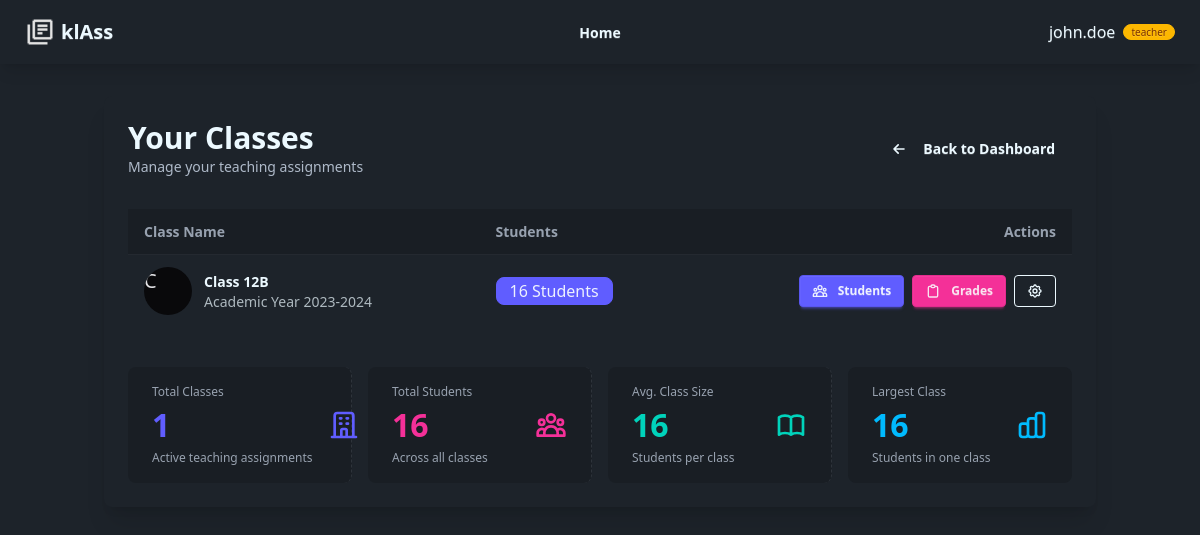
Screenshot of /teacher/classes (signed in) with the database file from the repository.
### tables this page shows
CREATE TABLE classes (
    id INT AUTO_INCREMENT PRIMARY KEY,
    teacher_id INT UNIQUE,
    class_name VARCHAR(100) NOT NULL,
    FOREIGN KEY (teacher_id) REFERENCES users(id) ON DELETE CASCADE
);

### controllers/TeacherController.php (called while the page is built, shortened)
<?php
require_once "models/Teacher.php";
class TeacherController
{
    public function classes()
    {
        $classes = Teacher::getTeacherClasses($_SESSION['user_id']);
        require_once "views/teacher/classes.view.php";
    }
}

### dataBase.php (called while the page is built)
<?php
class Database
{
    private $config = [
        "host" => "127.0.0.1",
        "port" => 3306,
        "dbname" => "grades",
        "charset" => "utf8mb4",
        "user" => "root",
        "password" => ""
    ];
    private $pdo;
    public function __construct()
    {
        $dsn = "mysql:" . http_build_query($this->config, "", ";");
        $this->pdo = new PDO($dsn);
        $this->pdo->setAttribute(PDO::ATTR_DEFAULT_FETCH_MODE, PDO::FETCH_ASSOC);
    }
    public function query($sql, $params = [])
    {
        $statement = $this->pdo->prepare($sql);
        $statement->execute($params);
        return $statement;
    }
}

### models/Teacher.php (called while the page is built, shortened)
<?php
class Teacher extends Model
{
    public static function getTeacherClasses($teacher_id)
    {
        $sql = "SELECT c.*,
                (SELECT COUNT(*) FROM students WHERE class_id = c.id) as student_count
                FROM classes c
                WHERE c.teacher_id = :teacher_id";
        return self::$db->query($sql, [":teacher_id" => $teacher_id])->fetchAll();
    }
}

### views/teacher/classes.view.php (the view, shortened to what this page needs)
<?php require_once "views/partials/header.view.php"; ?>
<div class="container mx-auto p-4">
    <div class="card bg-base-100 shadow-xl" data-aos="fade-up">
        <div class="card-body">
            <div class="flex flex-col md:flex-row justify-between items-start md:items-center gap-4 mb-6">
                <div>
                    <h2 class="card-title text-3xl font-bold">Your Classes</h2>
                    <p class="text-base-content/70">Manage your teaching assignments</p>
                </div>
                <div class="flex gap-2">
                    <a href="/teacher/dashboard" class="btn btn-ghost">
                        <svg xmlns="http://www.w3.org/2000/svg" class="h-5 w-5 mr-2" fill="none" viewBox="0 0 24 24" stroke="currentColor">
                            <path stroke-linecap="round" stroke-linejoin="round" stroke-width="2" d="M11 17l-5-5m0 0l5-5m-5 5h12" />
                        </svg>
                        Back to Dashboard
                    </a>
                </div>
            </div>
            <?php if (!empty($classes)): ?>
                <div class="overflow-x-auto">
                    <table class="table table-zebra w-full">
                        <thead>
                            <tr>
                                <th class="bg-base-200">Class Name</th>
                                <th class="bg-base-200">Students</th>
                                <th class="bg-base-200 text-right">Actions</th>
                            </tr>
                        </thead>
                        <tbody>
                            <?php foreach ($classes as $class): ?>
                                <tr>
                                    <td>
                                        <div class="flex items-center space-x-3">
                                            <div class="avatar placeholder">
                                                <div class="bg-neutral text-neutral-content rounded-full w-12">
                                                    <span class="text-xl"><?php echo substr($class['class_name'], 0, 1); ?></span>
                                                </div>
                                            </div>
                                            <div>
                                                <div class="font-bold"><?php echo htmlspecialchars($class['class_name']); ?></div>
                                                <div class="text-sm opacity-70">Academic Year 2023-2024</div>
                                            </div>
                                        </div>
                                    </td>
                                    <td>
                                        <div class="badge badge-primary badge-lg"><?php echo $class['student_count']; ?> Students</div>
                                    </td>
                                    <td>
                                        <div class="flex justify-end gap-2">
                                            <a href="/teacher/students/<?php echo $class['id']; ?>" class="btn btn-primary btn-sm">
                                                Students
                                            </a>
                                            <a href="/teacher/grades/<?php echo $class['id']; ?>" class="btn btn-secondary btn-sm">
                                                Grades
                                            </a>
                                            <button class="btn btn-outline btn-sm tooltip" data-tip="Class Settings">
                                            </button>
                                        </div>
                                    </td>
                                </tr>
                            <?php endforeach; ?>
                        </tbody>
                    </table>
                </div>
                <div class="grid grid-cols-1 md:grid-cols-2 lg:grid-cols-4 gap-4 mt-8" data-aos="fade-up" data-aos-delay="100">
                    <div class="stat bg-base-200 rounded-box">
                        <div class="stat-figure text-primary">
                        </div>
                        <div class="stat-title">Total Classes</div>
                        <div class="stat-value text-primary"><?php echo count($classes); ?></div>
                        <div class="stat-desc">Active teaching assignments</div>
                    </div>
                    <div class="stat bg-base-200 rounded-box">
                        <div class="stat-figure text-secondary">
                        </div>
                        <div class="stat-title">Total Students</div>
                        <div class="stat-value text-secondary">
                            <?php
                                $totalStudents = 0;
                                foreach ($classes as $class) {
                                    $totalStudents += $class['student_count'];
                                }
                                echo $totalStudents;
                            ?>
                        </div>
                        <div class="stat-desc">Across all classes</div>
                    </div>
                    <div class="stat bg-base-200 rounded-box">
                        <div class="stat-figure text-accent">
                        </div>
                        <div class="stat-title">Avg. Class Size</div>
                        <div class="stat-value text-accent">
                            <?php
                                echo count($classes) > 0 ? round($totalStudents / count($classes), 1) : 0;
                            ?>
                        </div>
                        <div class="stat-desc">Students per class</div>
                    </div>
                    <div class="stat bg-base-200 rounded-box">
                        <div class="stat-figure text-info">
                        </div>
                        <div class="stat-title">Largest Class</div>
                        <div class="stat-value text-info">
                            <?php
                                $largestClass = 0;
                                foreach ($classes as $class) {
                                    if ($class['student_count'] > $largestClass) {
                                        $largestClass = $class['student_count'];
                                    }
                                }
                                echo $largestClass;
                            ?>
                        </div>
                        <div class="stat-desc">Students in one class</div>
                    </div>
                </div>
            <?php endif; ?>
        </div>
    </div>
</div>
<?php require_once "views/partials/footer.view.php"; ?>

### rows the page displays
classes: class_name "C", class_name "Class 12B", student_count "16"

### other values shown
$_SESSION['nick_name'] "john.doe"
$_SESSION['user_role'] "teacher"
count($classes) "1"
$totalStudents "16"
$totalStudents / count($classes) "16"
$largestClass "16"
